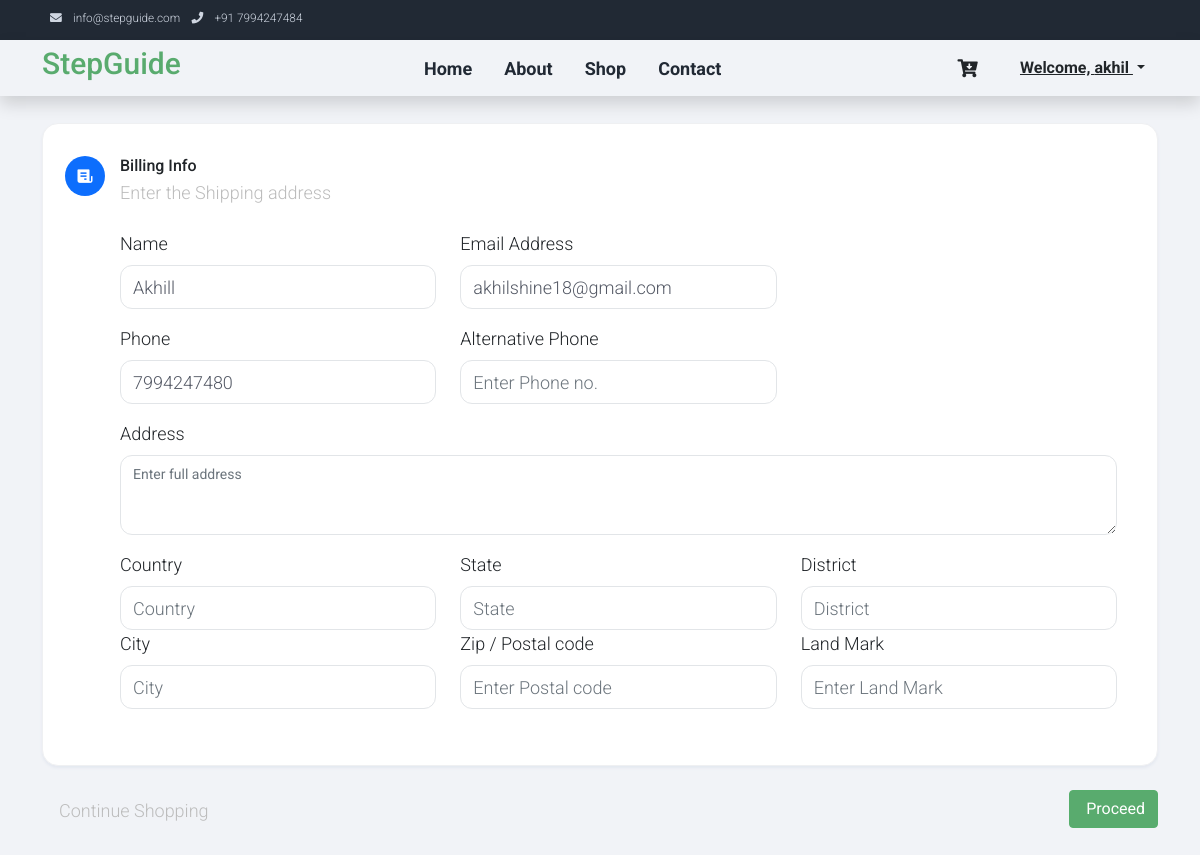
The page /shippingaddress/ (signed in) on the database as committed earlier.
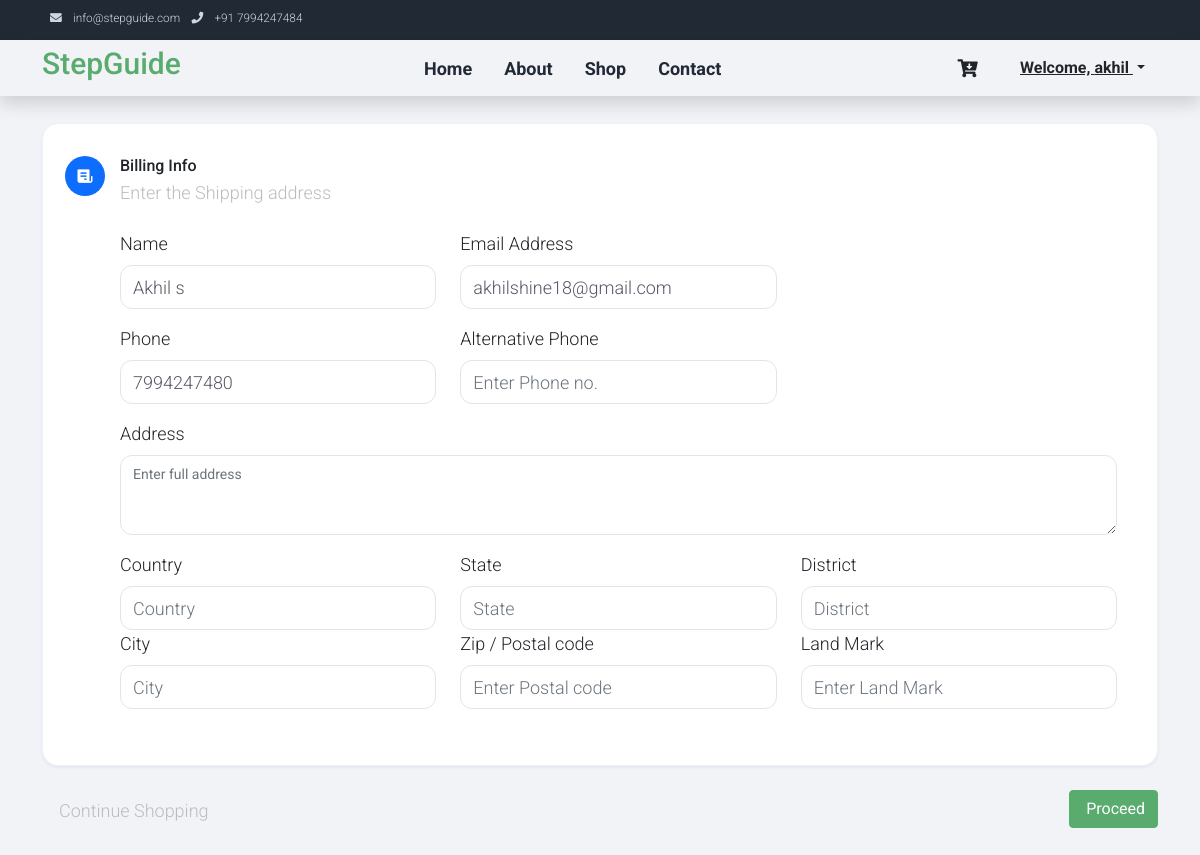
The same page on the database as committed later.
### StepGuideApp/models.py (models this page shows, shortened)
class CustomUser(AbstractUser):
    CLIENT = 1
    ADMIN = 2
    MERCHANT = 3
    ROLE_CHOICE = (
        (CLIENT, 'Client'),
        (ADMIN,'Admin'),
        (MERCHANT,'Merchant'),
    )
    username = models.CharField(max_length=100,unique=True)
    first_name = models.CharField(max_length=100,)
    last_name = models.CharField(max_length=100)
    email = models.EmailField(max_length=100,unique=True)
    phone_no = models.CharField(max_length=12)
    user_type = models.PositiveSmallIntegerField(choices=ROLE_CHOICE, blank=True, null=True)
    object = UserManager()
    USERNAME_FIELD = 'username'
    REQUIRED_FIELDS = ['phone_no','email','first_name','last_name','password']

### StepGuideApp/views.py (the view, shortened to what this page needs)
# urls.py: path('shippingaddress/', views.shipping_address, name='shippingaddress'),
@login_required
def shipping_address(request):
    user = request.user
    return render(request, 'shippingaddress.html')

### template/shippingaddress.html (shortened to what the changed rows need)
{% load static %}
<!DOCTYPE html>
<html lang="en">
<head>
    <link rel="stylesheet" href="{% static "assets/css/bootstrap.min.css" %}">
    <link rel="stylesheet" href="{% static "assets/css/templatemo.css" %}">
    <link rel="stylesheet" href="{% static "assets/css/custom.css" %}">
    <link rel="stylesheet" href="{% static "assets/css/fontawesome.min.css" %}">
    <link rel="stylesheet" href="https://cdnjs.cloudflare.com/ajax/libs/MaterialDesign-Webfont/5.3.45/css/materialdesignicons.css" />
    <link href="https://unpkg.com/boxicons@2.1.4/css/boxicons.min.css" rel="stylesheet">
</head>
<body>
    <nav class="navbar navbar-expand-lg navbar-light shadow" style="padding: 1px 0;">
        <div class="container d-flex justify-content-between align-items-center">
            <div class="align-self-center collapse navbar-collapse flex-fill d-lg-flex justify-content-lg-between" id="templatemo_main_nav">
                <div class="navbar align-self-center d-flex">
                    <div class="ml-2 dropdown">
                        {% if user.is_authenticated %}
                            <button class="btn btn-link dropdown-toggle text-dark fw-bold" type="button" id="userDropdown" data-bs-toggle="dropdown" aria-expanded="false">
                                Welcome, {{ user.username }}
                            </button>
                        {% else %}
                            <a class="nav-link fw-bold" href="{% url "login" %}">Login</a>
                        {% endif %}
                    </div>
                </div>
            </div>
        </div>
    </nav>
    <br>
    <div class="container" style="height: 600px;">
        <form method="POST" enctype="multipart/form-data" id="pictureForm">
            <div class="row">
                <div class="col-xl-12">
                    <div class="card">
                        <div class="card-body">
                            <ol class="activity-checkout mb-0 px-4 mt-3">
                                <li class="checkout-item">
                                    <div class="feed-item-list">
                                        <div>
                                            <div class="mb-3">
                                                <div class="row">
                                                    <div class="col-lg-4">
                                                        <div class="mb-3">
                                                            <label class="form-label" for="billing-name">Name</label>
                                                            <input type="text" class="form-control" id="first_name"  placeholder="Enter name" name="name" value="{{ user.first_name }}" required>
                                                        </div>
                                                    </div>
                                                    <div class="col-lg-4">
                                                        <div class="mb-3">
                                                            <label class="form-label" for="billing-email-address">Email Address</label>
                                                            <input type="email" class="form-control" id="emailInput" placeholder="Enter email" name="email" value="{{ user.email }}" required>
                                                        </div>
                                                    </div>
                                                </div>
                                                <div class="row">
                                                    <div class="col-lg-4">
                                                        <div class="mb-3">
                                                            <label class="form-label" for="billing-phone">Phone</label>
                                                            <input type="text" class="form-control" id="phone" placeholder="Enter Phone no." name="phn1" value="{{ user.phone_no }}" required>
                                                        </div>
                                                    </div>
                                                </div>
                                            </div>
                                        </div>
                                    </div>
                                </li>
                            </ol>
                        </div>
                    </div>
                </div>
            </div>
        </form>
    </div>
</body>
</html>

Rows that differ between the two databases and show on the page:
changed CustomUser "akhil": name "Akhill" → "Akhil s"
